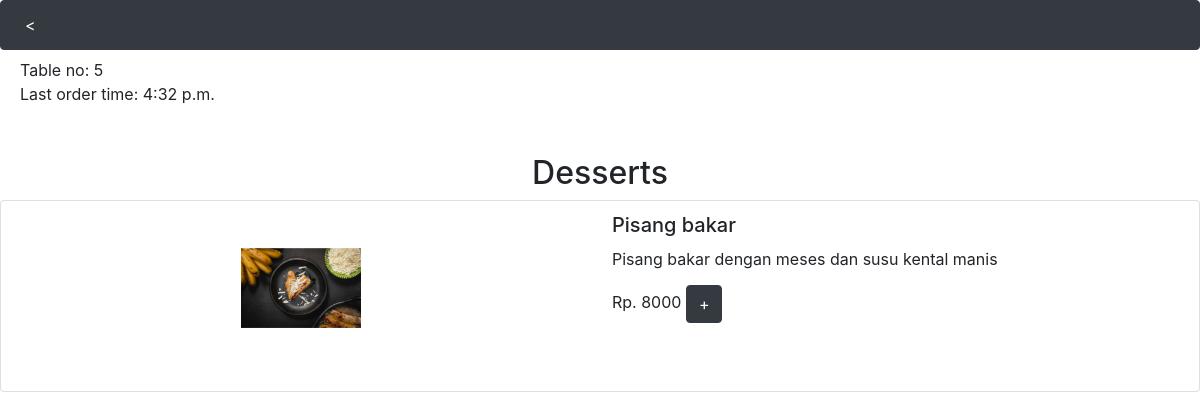
The app's page /order/3 (signed in) with its own data.
### resto/models.py (models this page shows, shortened)
class User(AbstractUser):
    expiry = models.TimeField()
    table_no = models.IntegerField(blank=True, default=1, choices=((i,i) for i in range(1, 11)))

class Category(models.Model):
    title = models.CharField(max_length=200)
    pic = models.ImageField(null=True, blank=True, upload_to="images/")
    def __str__(self):
        return f"{self.title}"

class Item(models.Model):
    title = models.CharField(max_length=200)
    pic = models.ImageField(null=True, blank=True, upload_to="images/")
    description = models.TextField(blank=True)
    price = models.IntegerField(default=0)
    category = models.ForeignKey("Category", on_delete=models.CASCADE, related_name="options", default=1)

### resto/views.py (the view)
# urls.py: path("order/<int:cat_id>", views.extend, name="extend"),
@login_required
def extend(request, cat_id):
    nowtime = time()
    expiry = request.user.expiry
    if nowtime > expiry:
        return render(request, "expired.html")
    return render(request, "menu_ext.html", {
        "title": Category.objects.get(id=cat_id),
        "items": Item.objects.all().filter(category=cat_id),
        "time": request.user.expiry,
        "no": request.user.table_no,
    })

### resto/views.py (called while the page is built)
def time():
    kuala_lumpur = pytz.timezone('Asia/Kuala_Lumpur')
    now = datetime.now()
    now_in_kuala_lumpur = now.astimezone(kuala_lumpur)
    nowtime = now_in_kuala_lumpur.time()
    return nowtime

### resto/templates/menu_ext.html (shortened to what this page needs)
{% extends "layout.html" %}
{% load static %}
{% block body %}
    <div style="padding-left:20px"><div class="adv">Table no: {{ no }}  </div><div>Last order time: {{ time }}</div></div><br><br>
    <h2 style="text-align: center;">{{ title }}</h2>
    {% for item in items %}
        <div class="card mb-3">
            <table class="table table-borderless" style="width:100%">
                <tr>
                    <td style="width:50%; text-align:center; justify-content: center;"><a href="{% url 'extend' item.category.id %}"><img src="{{ item.pic.url }}" width="150"></a></td>
                    <td style="width:50%;">
                        <h5 class="card-title" >{{ item.title }}</h5>
                        <p class="card-text">{{ item.description|safe }}</p>
                        <div class="adv">Rp. {{ item.price }} <span id="{{ item.id }}"></span></div>
                    </td>
                </tr>
            </table>
        </div>
    {% endfor %}
{% endblock %}

### resto/static/styles.css (style rules this page uses)
.adv { display: inline-block; min-width: 167px; width: 40%; }

### records on screen
User: expiry "4:32 p.m."
Category: title "Desserts"
Item: pic (picture), title "Pisang bakar", description "Pisang bakar dengan meses dan susu kental manis", price "8000"

### other values on screen
{{ no }} "5"
